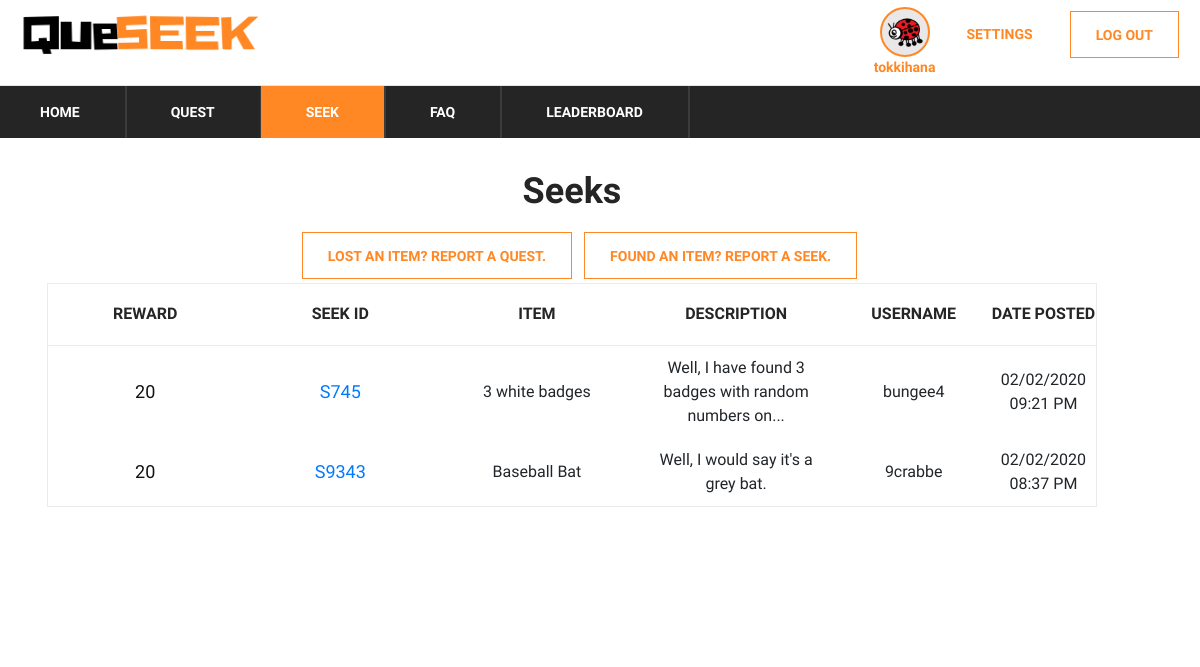
The page /seek (signed in) on the database its author committed.
### app/models.py (models this page shows)
class UserProfile(UserMixin, Base):
    __tablename__ = "userProfile"
    id = db.Column(db.String, ForeignKey('users.id'), primary_key=True)
    level = db.Column(db.Integer, nullable=False, default=1)
    coinsBalance = db.Column(db.Integer, nullable=False, default=50)
    coinsCollected = db.Column(db.Integer, nullable=False, default=0)
    coinsToNext = db.Column(db.Integer, nullable=False, default=20)
    avatarId = db.Column(db.String, ForeignKey('Avatars.avatarId'), default='0000')

class User(UserMixin, Base):
    __tablename__ = "users"
    id = db.Column(db.String, primary_key=True)
    email = db.Column(db.String(255), unique=True, nullable=False)
    password = db.Column(db.String(255), nullable=False)
    username = db.Column(db.String(255), unique=True, nullable=False)
    created_at = db.Column(DateTime(timezone=True), default=datetime.now(pytz.timezone('Asia/Singapore')))

class Seek(UserMixin, Base):
    __tablename__ = "seeks"
    seekId = db.Column(db.String, primary_key=True)
    reward = db.Column(db.Integer, nullable=False)
    item = db.Column(db.String(255), nullable=False)
    location = db.Column(db.String(255), nullable=False)
    description = db.Column(db.String(255))
    userId = db.Column(db.String, ForeignKey('users.id'), primary_key=True)
    state = db.Column(db.Integer, nullable=False, default=0)
    posted_at = db.Column(DateTime(timezone=True), default=datetime.now(pytz.timezone('Asia/Singapore')))

### app/__init__.py (the view)
@app.route('/seek')
def seek():
    q = (db.session.query(User, Seek)
         .filter(User.id == Seek.userId)
         .filter(Seek.state == 0)
         .order_by(Seek.posted_at.desc())
         .all())
    return render_template('seek.html', rows=q, page='seek')

### app/__init__.py (called while the page is built)
@login.user_loader
def load_user(id):
    return User.query.get(id)

@app.context_processor
def inject_dict_for_all_templates():
    if (not current_user.is_anonymous):
        userprofile = (db.session.query(UserProfile)
                       .filter(UserProfile.id == current_user.id)
                       .first()
                       )
        return dict(current_user_avatar=userprofile.avatarId)
    return dict()

### app/templates/seek.html (shortened to what this page needs)
<!DOCTYPE html>
<html lang="zxx">
<head>
    <link rel="stylesheet" href="{{ url_for('static', filename='css/bootstrap.min.css')}}" type="text/css">
    <link rel="stylesheet" href="{{ url_for('static', filename='css/font-awesome.min.css')}}" type="text/css">
    <link rel="stylesheet" href="{{ url_for('static', filename='css/themify-icons.css')}}" type="text/css">
    <link rel="stylesheet" href="{{ url_for('static', filename='css/elegant-icons.css')}}" type="text/css">
    <link rel="stylesheet" href="{{ url_for('static', filename='css/owl.carousel.min.css')}}" type="text/css">
    <link rel="stylesheet" href="{{ url_for('static', filename='css/nice-select.css')}}" type="text/css">
    <link rel="stylesheet" href="{{ url_for('static', filename='css/jquery-ui.min.css')}}" type="text/css">
    <link rel="stylesheet" href="{{ url_for('static', filename='css/slicknav.min.css')}}" type="text/css">
    <link rel="stylesheet" href="{{ url_for('static', filename='css/style.css')}}" type="text/css">
    <link rel="stylesheet" href="{{ url_for('static', filename='css/table.css')}}" type="text/css">
</head>
<body>
<header class="header-section">
    {% include "base/topbar.html" %}
    {% include "base/menu.html" %}
</header>
<section class="hero-section">
    <div class="hero-items owl-carousel">
        <div class="topbar-cover2">
            <div class="desc">
                <section class="cd-faq">
                    <section class="shopping-cart spad">
                        <div class="blog-details-inner">
                            <div class="blog-detail-title"><h2>
                                Seeks
                            </h2>
                            </div>
                        </div>
                        <div class="center-button">
                            {% include "base/button.html" %}
                        </div>
                        <div class="container">
                            <div class="row">
                                <div class="col-lg-12">
                                    <div class="cart-table">
                                        <table>
                                            <thead>
                                            <tr>
                                                <th>Reward</th>
                                                <th>Seek ID</th>
                                                <th>Item</th>
                                                <th>Description</th>
                                                <th>Username</th>
                                                <th>Date Posted</th>
                                            </tr>
                                            </thead>
                                            <tbody>
                                            {% for row in rows %}
                                            <tr>
                                                <td class="cart-pic"><h5>{{row[1].reward}}</h5></td>
                                                <td class="cart-pic">
                                                    <h5>
                                                        <a href='/seek/{{row[1].seekId}}'>{{row[1].seekId}}</a>
                                                    </h5>
                                                </td>
                                                <td class="cart-pic">{{ row[1].item }}</td>
                                                <td class="cart-pic">
                                                    {% if row[1].description|length > 50 %}
                                                    {{ row[1].description[:50] + '...' }}
                                                    {% else %}
                                                    {{ row[1].description }}
                                                    {% endif %}
                                                </td>
                                                <td class="cart-pic">{{ row[0].username }}</td>
                                                <td class="cart-pic">{{ row[1].posted_at.strftime('%d/%m/%Y %I:%M %p')
                                                    }}
                                                </td>
                                            </tr>
                                            {% endfor %}
                                            </tbody>
                                        </table>
                                    </div>
                                </div>
                            </div>
                        </div>
                    </section>
                </section>
            </div>
        </div>
    </div>
</section>
</body>
</html>

### app/templates/base/loginlogout.html
<div class="ht-right">
    <div class="login-panel">
        {% if current_user.is_anonymous %}
        <a href="{{ url_for('signup') }} " class="log-btn">SIGN UP</a>
        <a href="{{ url_for('login') }} " class="log-btn">LOG IN</a>
        {% else %}
        <a href="{{ url_for('logout') }}" class="log-btn">LOG OUT</a>
        <a href="{{ url_for('settings') }}" class="settings-btn">SETTINGS</a>
        {% endif %}
    </div>
    {% if current_user.is_anonymous %}
    {% else %}
    <div class="login-panel">
        <a href="{{url_for('profile')}}">
            <img src="{{ url_for('static', filename='img/avatars/'+current_user_avatar+'.png')}}"
                 width="50">
        </a>
        <a href="{{ url_for('profile') }}" class="user-btn"> {{ current_user.username }}</a>
    </div>
    {% endif %}
</div>

### app/static/css/style.css (style rules this page uses)
html, body { height: 100%; font-family: "Muli", sans-serif; -webkit-font-smoothing: antialiased; font-smoothing: antialiased; }
h1, h2, h3, h4, h5, h6 { margin: 0; color: #111111; font-weight: 400; font-family: "Muli", sans-serif; }
h2 { font-size: 36px; }
h5 { font-size: 18px; }
img { max-width: 100%; }
.header-top .ht-right { float: right; }
.header-top .ht-right .login-panel { float: right; font-size: 14px; color: #252525; display: inline-block; padding-top: 7px; padding-bottom: 7px; }
.shopping-cart { padding-bottom: 60px; }
.cart-table { margin-bottom: 40px; }
.cart-table table { width: 100%; min-width: 480px; border: 1px solid #ebebeb; }
.cart-table table tr th { font-size: 16px; color: #252525; font-weight: 700; border-bottom: 1px solid #ebebeb; text-align: center; padding: 18px 0 19px; text-transform: uppercase; }
.cart-table table tr td { text-align: center; padding: 10px 10px 10px; }
.cart-table table tr td.cart-pic { width: 21%; }
.blog-details-inner .blog-detail-title { text-align: center; margin: 15px; }
.blog-details-inner .blog-detail-title h2 { color: #252525; font-weight: 700; margin-bottom: 15px; }
@media only screen and (min-width: 1200px) { .container { max-width: 1270px; } }
.log-btn { float: right; display: inline-block; padding-left: 20px; padding-top: 18px; padding-bottom: 15px; color: #ff8825; border: 1px solid #ff8825; font-size: 14px; font-weight: 700; text-transform: uppercase; padding: 13px 25px 11px; cursor: pointer; margin: 4px 6px; }
.settings-btn { float: right; display: inline-block; padding-left: 20px; padding-top: 18px; padding-bottom: 15px; color: #ff8825; font-size: 14px; font-weight: 700; text-transform: uppercase; padding: 13px 25px 11px; cursor: pointer; margin: 4px 6px; }
.user-btn { color: #ff8825; font-size: 14px; font-weight: 700; cursor: pointer; }
.center-button { display: flex; justify-content: center; }
.login-panel img { display: block; background-color:#e9e7e7; border:2px solid #ff8825; border-radius:50%; -moz-border-radius:50%; -webkit-border-radius:50%; margin:auto; }
.login-panel a { display: block; text-align: center; }

### app/static/css/table.css (style rules this page uses)
.topbar-cover2 { position: relative; }
.cd-faq { width: 90%; margin: 2em auto; box-shadow: 0 1px 5px rgba(0, 0, 0, 0.1); }
.cd-faq:after { content: ""; display: table; clear: both; }
@media only screen and (min-width: 768px) { .cd-faq { position: relative; margin: 2em; box-shadow: none; } }
@media only screen and (min-width: 768px) { .cd-faq > * { vertical-align:middle; } }

### rows shown on the page
UserProfile: avatarId (picture)
User: username "tokkihana"
User: reward "20", seekId "S745", item "3 white badges", description "Well, I have found 3 badges with random numbers on...", username "bungee4", posted_at "02/02/2020 09:21 PM"
User: reward "20", seekId "S9343", item "Baseball Bat", description "Well, I would say it's a grey bat.", username "9crabbe", posted_at "02/02/2020 08:37 PM"
